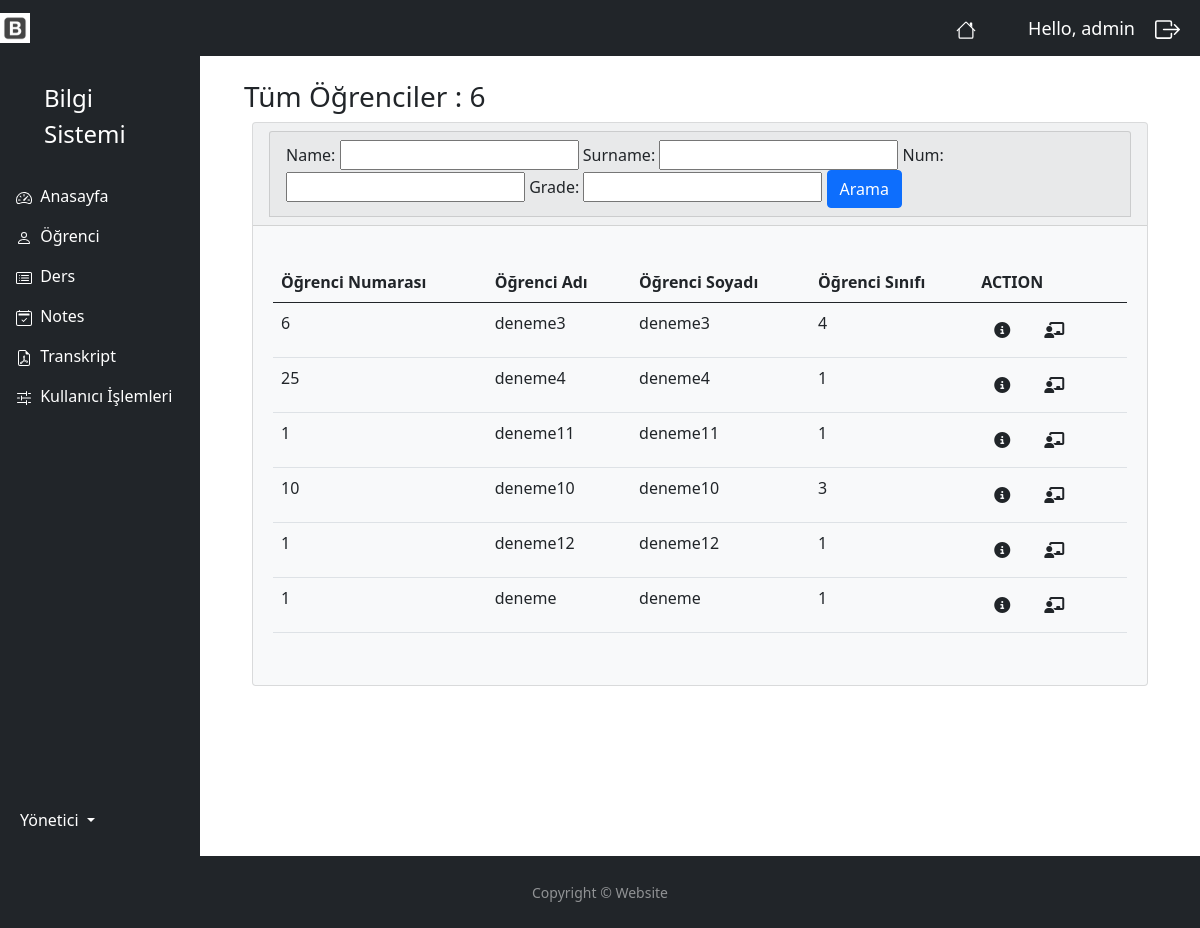
The app's page /notes_student/ (signed in) with its own data.
### myapp/models.py (models this page shows, shortened)
class Student(models.Model):
    user =models.OneToOneField(User, blank=True, null=True, on_delete=models.CASCADE)
    name = models.CharField(max_length=50, null=True)
    surname = models.CharField(max_length=50, null=True)
    num = models.IntegerField(null=True, blank=True)
    grade = models.IntegerField(null=True, blank=True)
    profile_pic = models.ImageField(default="user.jpeg", null=True, blank=True)
    department = models.ManyToManyField(Department)

### myapp/decorators.py (the view)
        def wrapper_func(request, *args, **kwargs):
            group =None
            if request.user.groups.exists():
                group = request.user.groups.all()[0].name
            if group in allowed_roles:
                return view_func(request, *args, **kwargs)
            else:
                return HttpResponse('You are not authorized to view this page')

### myapp/views.py (called while the page is built)
@login_required(login_url='login')
@allowed_users(allowed_roles=['admin'])
def notesStudent(request):
    students = Student.objects.all()
    student_count = students.count()
    myFilter = StudentFilter(request.GET, queryset=students)
    students = myFilter.qs
    context = {
        'students': students,
        'student_count':student_count,
        'myFilter':myFilter,
    }
    return render(request, 'accounts/notes_student.html', context)

### myapp/templates/accounts/notes_student.html (shortened to what this page needs)
{% extends 'accounts/main.html' %}
{% load static %}
{% block content %}
<div class="container-fluid">
    <h3 class="m-2">Tüm Öğrenciler : {{ student_count }}</h3>
    <div class="row">
        <div class="col-12">
            <div class="card bg-light ms-3 me-3 mb-3">
                <div class="card-header">
                    <div class="col">
                        <div class="card card-header">
                            <form method="get">
                                {{ myFilter.form }}
                                <button class="btn btn-primary" type="submit">Arama</button>
                            </form>
                        </div>
                    </div>
                </div>
                {% if students %}
                <div class="card-body m-1">
                    <p class="card-text">
                        <div class="table-responsive">
                            <table class="table table-hover">
                                <thead>
                                    <tr>
                                        <th scope="col">Öğrenci Numarası</th>
                                        <th scope="col">Öğrenci Adı</th>
                                        <th scope="col">Öğrenci Soyadı</th>
                                        <th scope="col">Öğrenci Sınıfı</th>
                                        <th scope="col">ACTION</th>
                                        </tr>
                                </thead>
                                <tbody>
                                   {% for i in students %}
                                    <tr>
                                        <td>{{ i.num }}</td>
                                        <td>{{ i.name }}</td>
                                        <td>{{ i.surname }}</td>
                                        <td>{{ i.grade }}</td>
                                        <td>
                                            <button type="button" class="btn me-1" href="{% url 'student_notes_view' i.id %}" data-bs-toggle="modal" data-bs-target="#myModal{{ i.id }}">
                                                <i class="fa-solid fa-circle-info"></i>
                                            </button>
                                            <a class="btn btn me-1" href="{% url 'student_notes_view' i.id %}">
                                                <i class="fa-solid fa-chalkboard-user"></i>
                                            </a>
                                        </td>
                                    </tr>
                                    {% endfor %}
                                </tbody>
                            </table>
                        </div>
                    </p>
                </div>
            </div>
                {% else %}
                    <p></p>
                    <h5 class="alert alert-primary ms-4 me-4">Öğrenci Kaydı Yok</h5>
                {% endif %}
        </div>
    </div>
</div>
{% endblock content %}

### myapp/templates/accounts/navbar.html (shortened to what this page needs)
{% load static %}
<nav class="navbar navbar-expand-lg navbar-dark bg-dark">
  <a href="{% url 'index' %}"><img  width="30" height="30" class="d-inline-block align-top" alt=""  src="{% static 'images/icon.jpeg' %}"></a>
    <span><a href="/" class="nav-link text-white align-middle px-5">
          </a>
    </span>
    <span class="hello-msg">Hello, {{ request.user }} </span>
    <span ><a  class="hello-msg " href="{% url 'logout' %}">
        </a>
    </span>
</nav>

### static/css/main.css (style rules this page uses)
body { background-color: #ebeff5; }

### myapp/templates/accounts/navbar.html (style rules this page uses)
.hello-msg { font-size: 18px; color: #fff; margin-right: 20px; }

### myapp/templates/accounts/footer.html (style rules this page uses)
html, body { height: 100%; }

### records on screen
Student: num "6", name "deneme3", surname "deneme3", grade "4"
Student: num "25", name "deneme4", surname "deneme4", grade "1"
Student: num "1", name "deneme11", surname "deneme11", grade "1"
Student: num "10", name "deneme10", surname "deneme10", grade "3"
Student: num "1", name "deneme12", surname "deneme12", grade "1"
Student: num "1", name "deneme", surname "deneme", grade "1"

### other values on screen
{{ request.user }} "admin"
{{ student_count }} "6"
